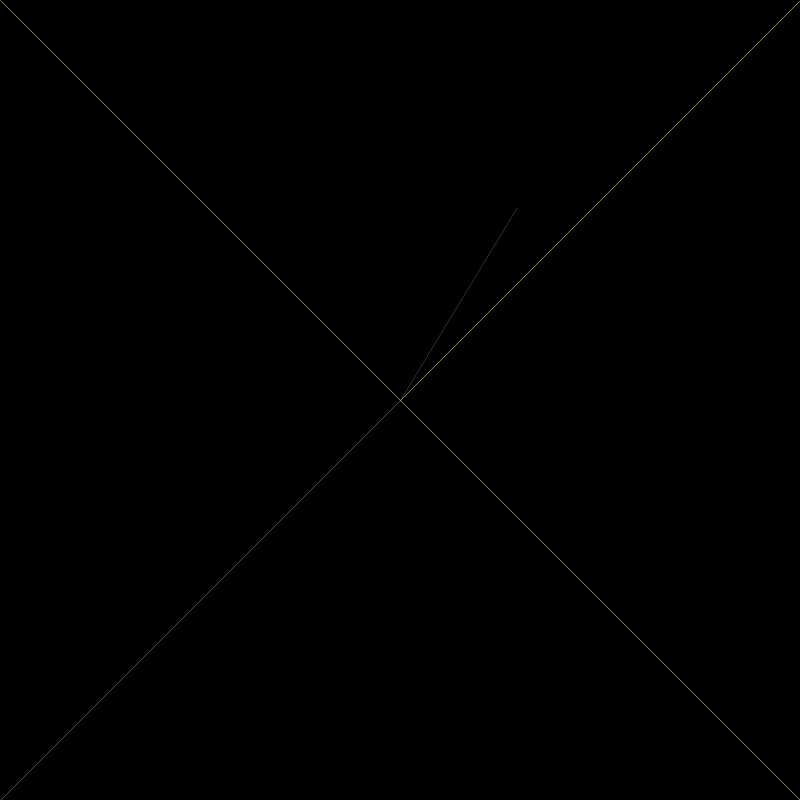
Frame 1 (no input)
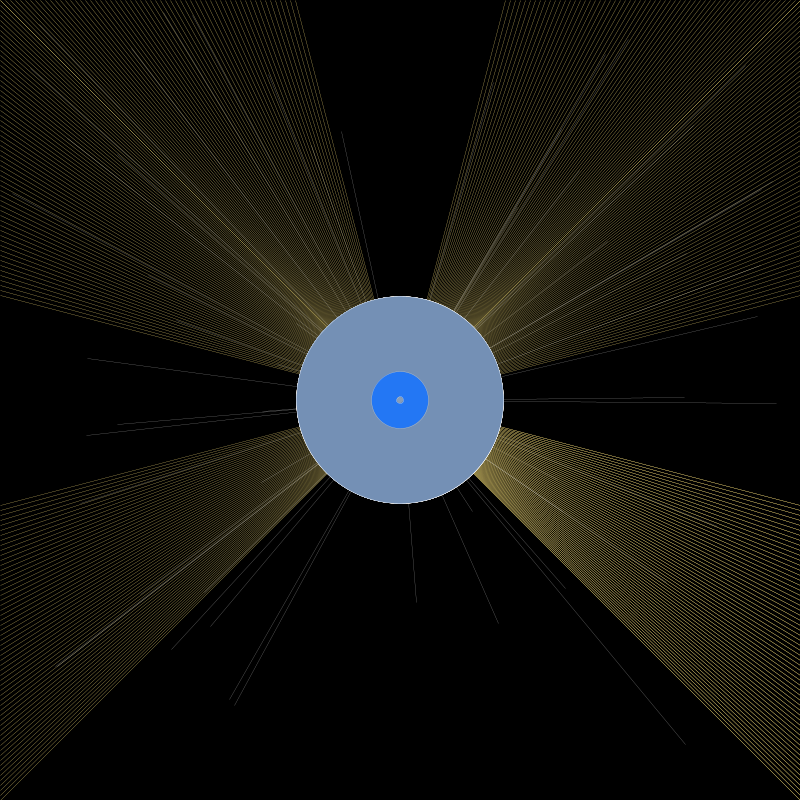
Frame 60 (the mouse pressed at the canvas centre just before this capture)
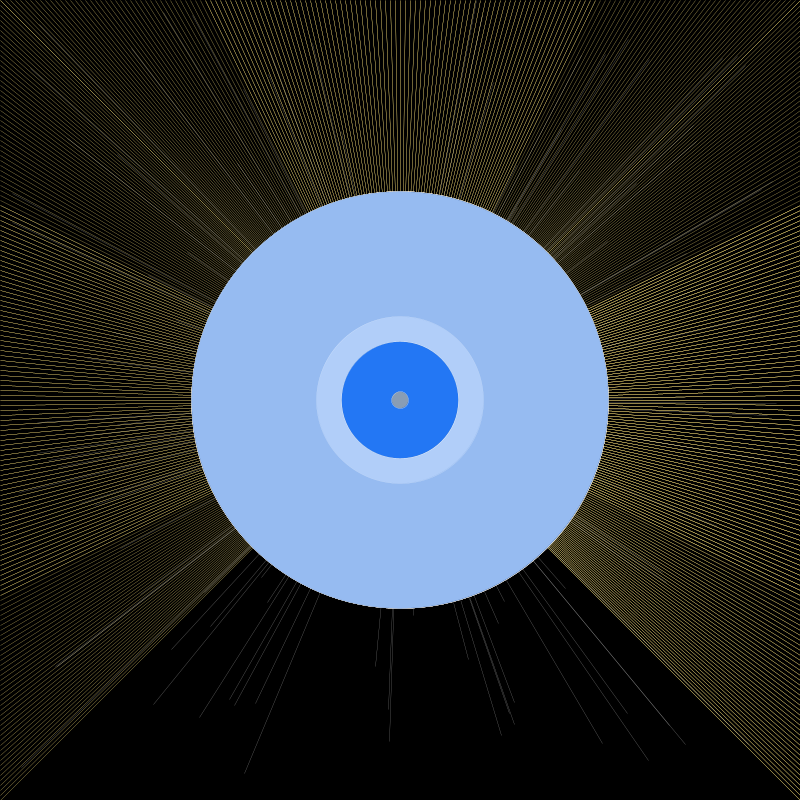
Frame 120 (the mouse held since frame 60 and released just before this capture)

The Processing sketch that drew these frames (run headless with seeded random() and noise(); from frame 60 on, the mouse is pressed at the canvas centre):

// Processing sketch: processing_72453
// ── processing_72453.pde

float circleX = 0;

float circleY = 0;
float circleA = 800;




void setup() {

  size (800, 800);
  background(0);
  smooth();
  frameRate(60);
}


void draw() {
 // background(0);
  noStroke();

  //fill(255,255,255,150);
  //ellipse(400, 250, circleX%1000, circleX%1000);

  //rect
  stroke(#ffe57b);
  strokeWeight(.25);
  line(400, 400, circleY, 0);
  
    line(400, 400, circleA, 0);

line(400, 400, 0, circleY);

line(400, 400, 0, circleA);

line(400, 400, 800, circleA);

line(400, 400, 800, circleA);

line(400, 400, 800, circleY);



  stroke(255, 255, 255, 150);
  strokeWeight(.25);
  line(400, 400, random(800), random(800));


  //circle
  fill(#000000, 150);
  ellipse(400, 400, circleX%800, circleX%800);
  fill(#c4dcff, 150);
  ellipse(400, 400, circleX%750, circleX%750);

  fill(#e8f1ff, 150);
  ellipse(400, 400, circleX%700, circleX%700);
  fill(#011f4d, 150);
  ellipse(400, 400, circleX%650, circleX%650);
  fill(#2276f5, 150);
  ellipse(400, 400, circleX%600, circleX%600);

  fill(#03193b, 250);
  ellipse(400, 400, circleX%550, circleX%550);

  fill(#4085ed, 150);
  ellipse(400, 400, circleX%500, circleX%500);

  fill(#98bdf3, 250);
  ellipse(400, 400, circleX%450, circleX%450);

  fill(#2276f5, 250);
  ellipse(400, 400, circleX%400, circleX%400);

  fill(#e8f1ff, 250);
  ellipse(400, 400, circleX%350, circleX%350);

  fill(#03254b);
  ellipse(400, 400, circleX%300, circleX%300);

  fill(#c4dcff, 150);
  ellipse(400, 400, circleX%250, circleX%250);

  fill(#e8f1ff, 150);
  ellipse(400, 400, circleX%200, circleX%200);

  fill(#2276f5, 250);
  ellipse(400, 400, circleX%150, circleX%150);

  fill(#03254b);
  ellipse(400, 400, circleX%100, circleX%100);

  fill(#e8f1ff, 150);
  ellipse(400, 400, circleX%50, circleX%50);








  circleX = circleX + 3.5;
  circleY = circleY + 5;
  circleA = circleA - 5;
}
